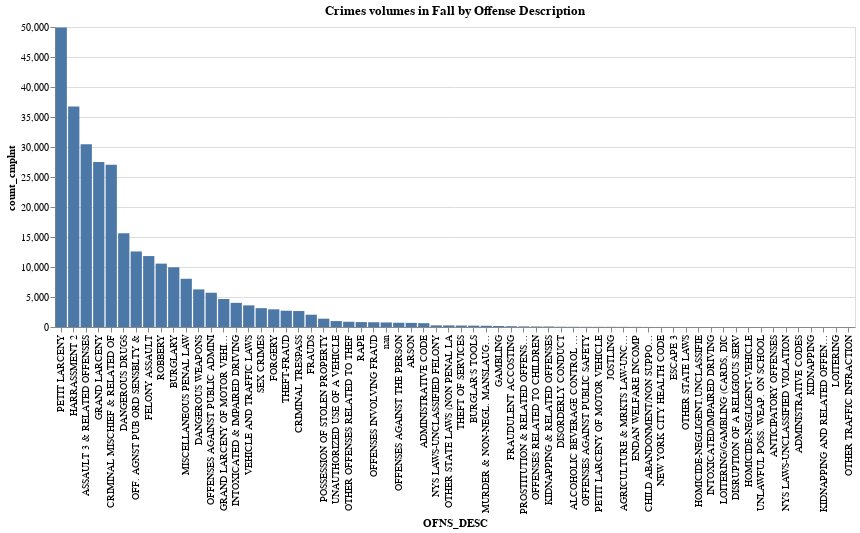

The notebook cell this image was saved under:
### Code cell
alt.Chart(df_season_ofns[df_season_ofns.Season == 'Fall']).mark_bar().encode(
  x = alt.Y('OFNS_DESC:N', sort='-y'),
  y='count_cmplnt:Q',
  tooltip = ['OFNS_DESC', 'count_cmplnt']
).properties(width = 800, height = 300, title="Crimes volumes in Fall by Offense Description")

### Figure 1 — Vega-Lite specification as saved in the notebook (floating-point values rounded to 4 significant figures)
{"config": {"view": {"continuousWidth": 400, "continuousHeight": 300}}, "data": {"name": "data-d248df606674bcc3a79b8add2887f6e8"}, "mark": "bar", "encoding": {"tooltip": [{"type": "nominal", "field": "OFNS_DESC"}, {"type": "quantitative", "field": "count_cmplnt"}], "x": {"type": "nominal", "field": "OFNS_DESC", "sort": "-y"}, "y": {"type": "quantitative", "field": "count_cmplnt"}}, "height": 300, "title": "Crimes volumes in Fall by Offense Description", "width": 800, "$schema": "https://vega.github.io/schema/vega-lite/v4.8.1.json", "datasets": {"data-d248df606674bcc3a79b8add2887f6e8": [{"Season": "Fall", "OFNS_DESC": "ADMINISTRATIVE CODE", "count_cmplnt": 639}, {"Season": "Fall", "OFNS_DESC": "ADMINISTRATIVE CODES", "count_cmplnt": 1}, {"Season": "Fall", "OFNS_DESC": "AGRICULTURE & MRKTS LAW-UNCLASSIFIED", "count_cmplnt": 23}, {"Season": "Fall", "OFNS_DESC": "ALCOHOLIC BEVERAGE CONTROL LAW", "count_cmplnt": 35}, {"Season": "Fall", "OFNS_DESC": "ANTICIPATORY OFFENSES", "count_cmplnt": 2}, {"Season": "Fall", "OFNS_DESC": "ARSON", "count_cmplnt": 685}, {"Season": "Fall", "OFNS_DESC": "ASSAULT 3 & RELATED OFFENSES", "count_cmplnt": 30438}, {"Season": "Fall", "OFNS_DESC": "BURGLAR'S TOOLS", "count_cmplnt": 228}, {"Season": "Fall", "OFNS_DESC": "BURGLARY", "count_cmplnt": 9955}, {"Season": "Fall", "OFNS_DESC": "CHILD ABANDONMENT/NON SUPPORT", "count_cmplnt": 12}, {"Season": "Fall", "OFNS_DESC": "CRIMINAL MISCHIEF & RELATED OF", "count_cmplnt": 27050}, {"Season": "Fall", "OFNS_DESC": "CRIMINAL TRESPASS", "count_cmplnt": 2661}, {"Season": "Fall", "OFNS_DESC": "DANGEROUS DRUGS", "count_cmplnt": 15635}, {"Season": "Fall", "OFNS_DESC": "DANGEROUS WEAPONS", "count_cmplnt": 6266}, {"Season": "Fall", "OFNS_DESC": "DISORDERLY CONDUCT", "count_cmplnt": 43}, {"Season": "Fall", "OFNS_DESC": "DISRUPTION OF A RELIGIOUS SERV", "count_cmplnt": 3}, {"Season": "Fall", "OFNS_DESC": "ENDAN WELFARE INCOMP", "count_cmplnt": 19}, {"Season": "Fall", "OFNS_DESC": "ESCAPE 3", "count_cmplnt": 7}, {"Season": "Fall", "OFNS_DESC": "FELONY ASSAULT", "count_cmplnt": 11823}, {"Season": "Fall", "OFNS_DESC": "FORGERY", "count_cmplnt": 2944}, {"Season": "Fall", "OFNS_DESC": "FRAUDS", "count_cmplnt": 2051}, {"Season": "Fall", "OFNS_DESC": "FRAUDULENT ACCOSTING", "count_cmplnt": 131}, {"Season": "Fall", "OFNS_DESC": "GAMBLING", "count_cmplnt": 171}, {"Season": "Fall", "OFNS_DESC": "GRAND LARCENY", "count_cmplnt": 27497}, {"Season": "Fall", "OFNS_DESC": "GRAND LARCENY OF MOTOR VEHICLE", "count_cmplnt": 4663}, {"Season": "Fall", "OFNS_DESC": "HARRASSMENT 2", "count_cmplnt": 36745}, {"Season": "Fall", "OFNS_DESC": "HOMICIDE-NEGLIGENT,UNCLASSIFIE", "count_cmplnt": 4}, {"Season": "Fall", "OFNS_DESC": "HOMICIDE-NEGLIGENT-VEHICLE", "count_cmplnt": 3}, {"Season": "Fall", "OFNS_DESC": "INTOXICATED & IMPAIRED DRIVING", "count_cmplnt": 4026}, {"Season": "Fall", "OFNS_DESC": "INTOXICATED/IMPAIRED DRIVING", "count_cmplnt": 4}, {"Season": "Fall", "OFNS_DESC": "JOSTLING", "count_cmplnt": 26}, {"Season": "Fall", "OFNS_DESC": "KIDNAPPING", "count_cmplnt": 1}, {"Season": "Fall", "OFNS_DESC": "KIDNAPPING & RELATED OFFENSES", "count_cmplnt": 81}, {"Season": "Fall", "OFNS_DESC": "KIDNAPPING AND RELATED OFFENSES", "count_cmplnt": 1}, {"Season": "Fall", "OFNS_DESC": "LOITERING", "count_cmplnt": 1}, {"Season": "Fall", "OFNS_DESC": "LOITERING/GAMBLING (CARDS, DIC", "count_cmplnt": 4}, {"Season": "Fall", "OFNS_DESC": "MISCELLANEOUS PENAL LAW", "count_cmplnt": 8041}, {"Season": "Fall", "OFNS_DESC": "MURDER & NON-NEGL. MANSLAUGHTER", "count_cmplnt": 204}, {"Season": "Fall", "OFNS_DESC": "NEW YORK CITY HEALTH CODE", "count_cmplnt": 8}, {"Season": "Fall", "OFNS_DESC": "NYS LAWS-UNCLASSIFIED FELONY", "count_cmplnt": 274}, {"Season": "Fall", "OFNS_DESC": "NYS LAWS-UNCLASSIFIED VIOLATION", "count_cmplnt": 2}, {"Season": "Fall", "OFNS_DESC": "OFF. AGNST PUB ORD SENSBLTY &", "count_cmplnt": 12591}, {"Season": "Fall", "OFNS_DESC": "OFFENSES AGAINST PUBLIC ADMINI", "count_cmplnt": 5711}, {"Season": "Fall", "OFNS_DESC": "OFFENSES AGAINST PUBLIC SAFETY", "count_cmplnt": 30}, {"Season": "Fall", "OFNS_DESC": "OFFENSES AGAINST THE PERSON", "count_cmplnt": 710}, {"Season": "Fall", "OFNS_DESC": "OFFENSES INVOLVING FRAUD", "count_cmplnt": 792}, {"Season": "Fall", "OFNS_DESC": "OFFENSES RELATED TO CHILDREN", "count_cmplnt": 83}, {"Season": "Fall", "OFNS_DESC": "OTHER OFFENSES RELATED TO THEF", "count_cmplnt": 873}, {"Season": "Fall", "OFNS_DESC": "OTHER STATE LAWS", "count_cmplnt": 5}, {"Season": "Fall", "OFNS_DESC": "OTHER STATE LAWS (NON PENAL LA", "count_cmplnt": 267}, {"Season": "Fall", "OFNS_DESC": "OTHER TRAFFIC INFRACTION", "count_cmplnt": 1}, {"Season": "Fall", "OFNS_DESC": "PETIT LARCENY", "count_cmplnt": 49906}, {"Season": "Fall", "OFNS_DESC": "PETIT LARCENY OF MOTOR VEHICLE", "count_cmplnt": 29}, {"Season": "Fall", "OFNS_DESC": "POSSESSION OF STOLEN PROPERTY", "count_cmplnt": 1385}, {"Season": "Fall", "OFNS_DESC": "PROSTITUTION & RELATED OFFENSES", "count_cmplnt": 99}, {"Season": "Fall", "OFNS_DESC": "RAPE", "count_cmplnt": 819}, {"Season": "Fall", "OFNS_DESC": "ROBBERY", "count_cmplnt": 10562}, {"Season": "Fall", "OFNS_DESC": "SEX CRIMES", "count_cmplnt": 3142}, {"Season": "Fall", "OFNS_DESC": "THEFT OF SERVICES", "count_cmplnt": 242}, {"Season": "Fall", "OFNS_DESC": "THEFT-FRAUD", "count_cmplnt": 2714}, {"Season": "Fall", "OFNS_DESC": "UNAUTHORIZED USE OF A VEHICLE", "count_cmplnt": 988}, {"Season": "Fall", "OFNS_DESC": "UNLAWFUL POSS. WEAP. ON SCHOOL", "count_cmplnt": 3}, {"Season": "Fall", "OFNS_DESC": "VEHICLE AND TRAFFIC LAWS", "count_cmplnt": 3605}, {"Season": "Fall", "OFNS_DESC": "nan", "count_cmplnt": 759}]}}
